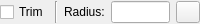
<?xml version="1.0" encoding="UTF-8"?>
<ui version="4.0">
 <class>LC_RoundOptionsWidget</class>
 <widget class="QWidget" name="LC_RoundOptionsWidget">
  <property name="geometry">
   <rect>
    <x>0</x>
    <y>0</y>
    <width>200</width>
    <height>24</height>
   </rect>
  </property>
  <property name="sizePolicy">
   <sizepolicy hsizetype="Fixed" vsizetype="Fixed">
    <horstretch>0</horstretch>
    <verstretch>0</verstretch>
   </sizepolicy>
  </property>
  <property name="minimumSize">
   <size>
    <width>170</width>
    <height>22</height>
   </size>
  </property>
  <property name="maximumSize">
   <size>
    <width>200</width>
    <height>32767</height>
   </size>
  </property>
  <property name="windowTitle">
   <string>Round Options</string>
  </property>
  <property name="toolTip">
   <string/>
  </property>
  <layout class="QHBoxLayout">
   <property name="leftMargin">
    <number>0</number>
   </property>
   <property name="topMargin">
    <number>1</number>
   </property>
   <property name="rightMargin">
    <number>0</number>
   </property>
   <property name="bottomMargin">
    <number>1</number>
   </property>
   <item>
    <widget class="QCheckBox" name="cbTrim">
     <property name="sizePolicy">
      <sizepolicy hsizetype="Preferred" vsizetype="Fixed">
       <horstretch>0</horstretch>
       <verstretch>0</verstretch>
      </sizepolicy>
     </property>
     <property name="toolTip">
      <string>Check to trim both edges to the rounding</string>
     </property>
     <property name="text">
      <string>Trim</string>
     </property>
    </widget>
   </item>
   <item>
    <widget class="Line" name="sep1_2">
     <property name="sizePolicy">
      <sizepolicy hsizetype="Fixed" vsizetype="Minimum">
       <horstretch>0</horstretch>
       <verstretch>0</verstretch>
      </sizepolicy>
     </property>
     <property name="frameShape">
      <enum>QFrame::Shape::VLine</enum>
     </property>
     <property name="frameShadow">
      <enum>QFrame::Shadow::Sunken</enum>
     </property>
    </widget>
   </item>
   <item>
    <widget class="QLabel" name="lRadius">
     <property name="text">
      <string>Radius:</string>
     </property>
     <property name="wordWrap">
      <bool>false</bool>
     </property>
    </widget>
   </item>
   <item>
    <widget class="QLineEdit" name="leRadius">
     <property name="toolTip">
      <string>Rounding radius</string>
     </property>
    </widget>
   </item>
   <item>
    <widget class="QToolButton" name="tbPickRadius">
     <property name="toolTip">
      <string>Pick radius from drawing</string>
     </property>
     <property name="text">
      <string/>
     </property>
     <property name="icon">
      <iconset resource="../../../../res/icons/icons.qrc">
       <normaloff>:/icons/interactive_pick_distance.lci</normaloff>:/icons/interactive_pick_distance.lci</iconset>
     </property>
    </widget>
   </item>
  </layout>
 </widget>
 <layoutdefault spacing="6" margin="11"/>
 <resources>
  <include location="../../../../res/icons/icons.qrc"/>
 </resources>
 <connections/>
 <slots>
  <slot>updateData()</slot>
 </slots>
</ui>
